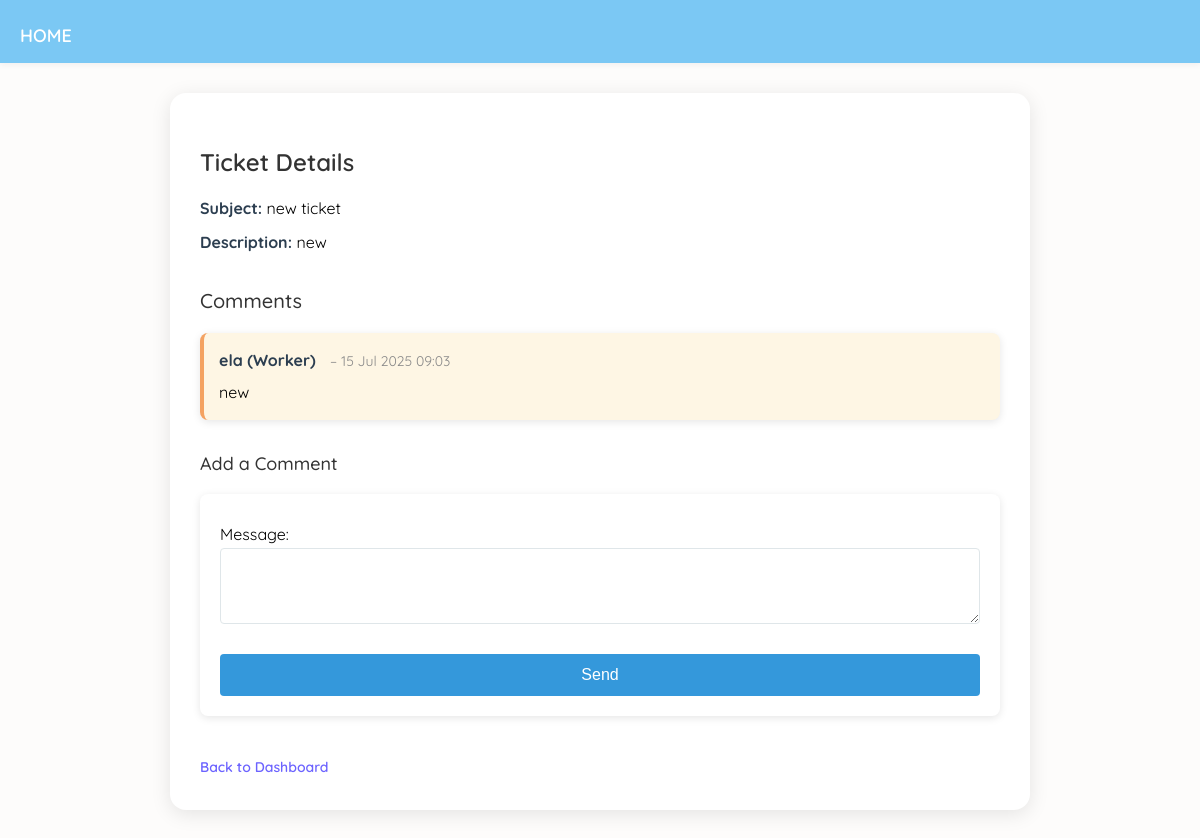
/workerticket/80/ (signed in), run on the app's committed database.
### helpdeskApp/models.py (models this page shows, shortened)
class Ticket(models.Model):
    STATUS_CHOICES = (
        ('open', 'Open'),
        ('in_progress', 'In Progress'),
        ('resolved', 'Resolved'),
        ('closed', 'Closed'),
    )
    PRIORITY_CHOICES = (
        ('high', 'High'),
        ('medium', 'Medium'),
        ('low', 'Low'),
    )
    CATEGORY_CHOICES = (
        ('software', 'Software'),
        ('hardware', 'Hardware'),
        ('network', 'Network'),
        ('other', 'Other'),
    )
    created_by = models.ForeignKey(
        settings.AUTH_USER_MODEL,
        on_delete=models.CASCADE,
        related_name='created_tickets'
    )
    assigned_to = models.ForeignKey(
        settings.AUTH_USER_MODEL,
        on_delete=models.SET_NULL,
        null=True,
        blank=True,
        limit_choices_to={'role': 'agent'},
        related_name='assigned_tickets'
    )
    subject = models.CharField(max_length=255)
    description = models.TextField()
    status = models.CharField(max_length=20, choices=STATUS_CHOICES, default='open')
    priority = models.CharField(max_length=10, choices=PRIORITY_CHOICES, default='medium')
    category = models.CharField(max_length=20, choices=CATEGORY_CHOICES, default='other')
    created_at = models.DateTimeField(auto_now_add=True)
    updated_at = models.DateTimeField(auto_now=True)

class Comment(models.Model):
    ticket = models.ForeignKey('Ticket', related_name='comments', on_delete=models.CASCADE)
    author = models.ForeignKey(User, on_delete=models.CASCADE)
    message = models.TextField()
    created_at = models.DateTimeField(auto_now_add=True)

class CustomUser(AbstractUser):
    ROLE_CHOICES= (
        ('worker', 'Worker'),
        ('agent','Helpdesk Agent'),
    )
    role=models.CharField(max_length=25, choices=ROLE_CHOICES)

### helpdeskApp/views.py (the view)
# urls.py: path('workerticket/<int:ticket_id>/', views.ticket_detail, name='ticket_detail'),
@login_required
def ticket_detail(request, ticket_id):
    ticket = get_object_or_404(Ticket, id=ticket_id)
    if request.user != ticket.created_by and request.user != ticket.assigned_to and not request.user.is_staff:
        return HttpResponseForbidden()
    comments = ticket.comments.all().order_by('created_at')
    if request.method == 'POST':
        form = CommentForm(request.POST)
        if form.is_valid():
            comment = form.save(commit=False)
            comment.ticket = ticket
            comment.author = request.user
            comment.save()
            return redirect('ticket_detail', ticket_id=ticket.id)
    else:
        form = CommentForm()
    return render(request, 'ticket_detail.html', {
        'ticket': ticket,
        'comments': comments,
        'form': form,
    })

### helpdeskApp/forms.py
class CommentForm(forms.ModelForm):
    class Meta:
        model = Comment
        fields = ['message']
        widgets = {
            'message': forms.Textarea(attrs={'rows': 3}),
        }

### helpdeskApp/templates/ticket_detail.html (shortened to what this page needs)
{% load static %}
<!DOCTYPE html>
<html>
<head>
    <link rel="stylesheet" href="{% static 'css/ticketdetail.css' %}">
    <nav class="navbar">
    <a href="/agent" class="logo"> HOME</a>
    </nav>
</head>
<body>
    <div class="container">
        <section>
            <h2>Ticket Details</h2>
            <p><strong>Subject:</strong> {{ ticket.subject }}</p>
            <p><strong>Description:</strong> {{ ticket.description }}</p>
        </section>
        <section>
            <h3>Comments</h3>
            <ul>
                {% for comment in comments %}
                    {% if comment.author.role == "agent" %}
                        <li style="background-color: #eaf3ff; border-left: 4px solid #6c63ff;">
                            <strong>{{ comment.author.username }} (Agent)</strong>
                    {% else %}
                        <li style="background-color: #fef6e4; border-left: 4px solid #f4a261;">
                            <strong>{{ comment.author.username }} (Worker)</strong>
                    {% endif %}
                            <span style="color:#888;"> – {{ comment.created_at|date:"d M Y H:i" }}</span><br>
                            <div style="margin-top: 6px;">{{ comment.message|linebreaksbr }}</div>
                        </li>
                {% empty %}
                    <li>No comments yet.</li>
                {% endfor %}
            </ul>
        </section>
        <section>
            <h4> Add a Comment</h4>
            <form method="post">
                {{ form.as_p }}
                <button type="submit">Send</button>
            </form>
        </section>
        <a href="{% url 'agent_dashboard' %}">Back to Dashboard</a>
    </div>
</body>
</html>

### helpdeskApp/static/css/ticketdetail.css (style rules this page uses)
body { font-family: 'Quicksand', sans-serif; background-color: var(--bg-light); color: var(--text-dark); margin: 0; padding: 20px; font-size: 16px; line-height: 1.6; }
.container { max-width: 1200px; margin: 0 auto; padding: 0 20px; }
h2 { color: #2c3e50; font-size: 24px; font-weight: 600; margin-bottom: 20px; }
h3 { color: #2c3e50; font-size: 20px; font-weight: 500; margin-bottom: 20px; }
h4 { color: #2c3e50; font-size: 18px; font-weight: 500; margin-bottom: 15px; }
section { margin-bottom: 40px; }
p { margin: 10px 0; }
p strong { color: #2c3e50; }
button, .btn { background: #3498db; color: #fff; border: none; padding: 10px 16px; border-radius: 4px; cursor: pointer; font-size: 14px; transition: background 0.3s ease; }
ul { list-style: none; padding: 0; }
ul li { background: #fff; border-radius: 8px; padding: 15px; margin-bottom: 10px; box-shadow: 0 2px 8px rgba(0, 0, 0, 0.1); transition: transform 0.2s ease, box-shadow 0.2s ease; }
ul li strong { font-size: 16px; color: #2c3e50; }
ul li span { font-size: 14px; color: #7f8c8d; margin-left: 10px; }
form { background: #fff; padding: 20px; border-radius: 8px; box-shadow: 0 2px 8px rgba(0, 0, 0, 0.1); }
form input, form textarea, form select { width: 100%; padding: 10px; margin-bottom: 15px; border: 1px solid #dfe6e9; border-radius: 4px; font-size: 14px; box-sizing: border-box; }
form button[type="submit"] { width: 100%; padding: 12px; background: #3498db; border: none; border-radius: 4px; color: #fff; font-size: 16px; cursor: pointer; transition: background 0.3s ease; }
a { color: #2980b9; text-decoration: none; font-size: 14px; display: inline-block; margin-top: 20px; }
.navbar { background-color: #2c3e50; padding: 15px 20px; box-shadow: 0 2px 4px rgba(0, 0, 0, 0.1); position: sticky; top: 0; z-index: 1000; margin-bottom: 20px; }
.navbar .logo { color: #fff; font-size: 24px; font-weight: 600; text-decoration: none; }

### helpdeskApp/templates/ticket_detail.html (style rules this page uses)
body { font-family: 'Quicksand', sans-serif; background-color: #fdfcfb; margin: 0; padding: 0; }
.container { max-width: 800px; margin: 30px auto; background-color: #ffffff; padding: 30px; border-radius: 16px; box-shadow: 0 4px 20px rgba(0,0,0,0.1); }
h2, h3, h4 { color: #333; margin-bottom: 15px; }
section { margin-bottom: 30px; }
p { margin: 8px 0; line-height: 1.6; }
strong { color: #555; }
ul { list-style-type: none; padding: 0; }
li { background: #f9f9f9; padding: 12px 16px; border-radius: 10px; margin-bottom: 10px; box-shadow: 0 1px 3px rgba(0,0,0,0.05); }
form { display: flex; flex-direction: column; }
textarea, input[type="text"] { font-family: inherit; padding: 12px; border-radius: 10px; border: 1px solid #ccc; margin-bottom: 12px; resize: vertical; font-size: 14px; }
button { background-color: #6c63ff; color: white; padding: 12px 20px; border: none; border-radius: 10px; font-size: 16px; cursor: pointer; transition: background 0.3s ease; }
a { display: inline-block; margin-top: 10px; text-decoration: none; color: #6c63ff; font-weight: 600; }
.navbar { background-color: #7bc8f4ff; padding: 12px 20px; box-shadow: 0 2px 6px rgba(0, 0, 0, 0.05); }
.navbar .logo { color: white; font-weight: 600; font-size: 18px; text-decoration: none; }

### data on the page
Ticket: subject "new ticket", description "new"
Comment: author.username "ela", created_at "15 Jul 2025 09:03", message "new"
